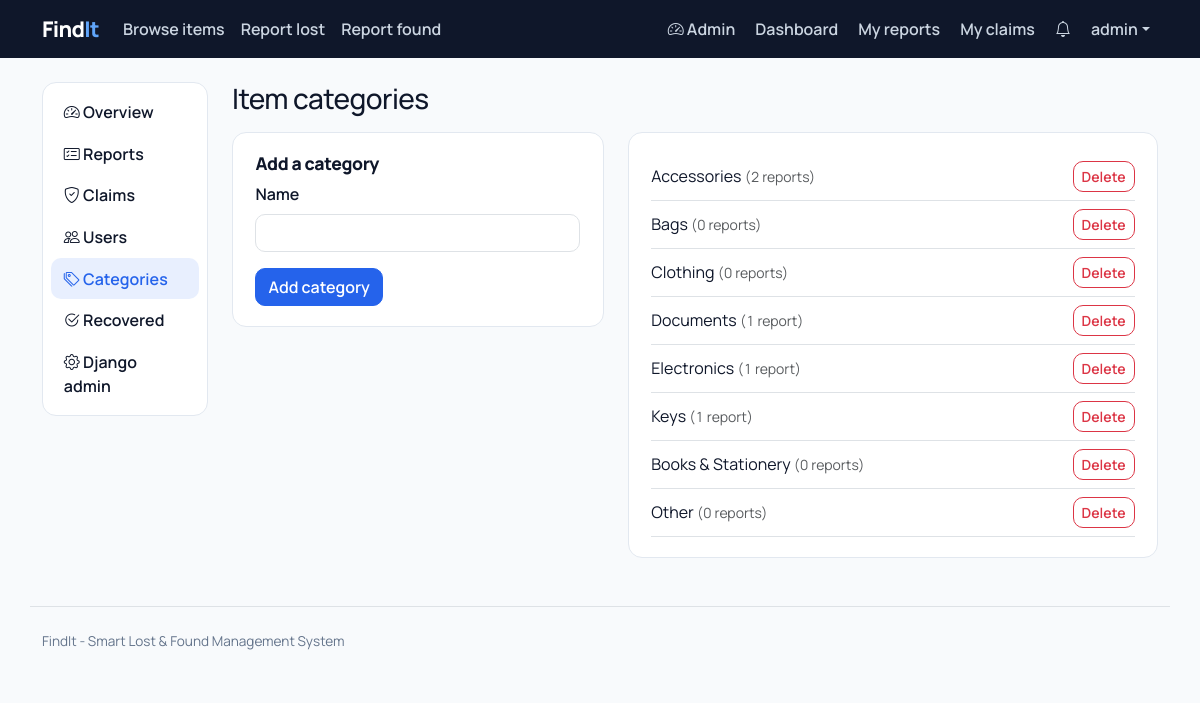
The app's page /manage/categories/ (signed in) with its own data.
### portal/models.py (models this page shows, shortened)
class Category(models.Model):
    name = models.CharField(max_length=60, unique=True)
    class Meta:
        ordering = ["name"]
        verbose_name_plural = "categories"

### portal/views.py (the view, shortened to what this page needs)
# urls.py: path("manage/categories/", views.manage_categories, name="manage_categories"),
@staff_required
def manage_categories(request):
    form = CategoryForm(request.POST or None)
    cats = Category.objects.annotate(n=Count("lostitem", distinct=True) + Count("founditem", distinct=True))
    return render(request, "manage/categories.html", {"form": form, "cats": cats})

### portal/forms.py
class CategoryForm(BootstrapMixin, forms.ModelForm):
    class Meta:
        model = Category
        fields = ["name"]
    def __init__(self, *a, **k):
        super().__init__(*a, **k)
        self._style()

### portal/context_processors.py (called while the page is built)
def notifications(request):
    if request.user.is_authenticated:
        return {"unread_count": request.user.notifications.filter(is_read=False).count()}
    return {"unread_count": 0}

### portal/forms.py (called while the page is built)
    def _style(self):
        for field in self.fields.values():
            w = field.widget
            if isinstance(w, forms.CheckboxInput):
                w.attrs["class"] = "form-check-input"
            elif isinstance(w, (forms.Select, forms.SelectMultiple)):
                w.attrs["class"] = "form-select"
            elif isinstance(w, forms.ClearableFileInput):
                w.attrs["class"] = "form-control"
            else:
                w.attrs["class"] = "form-control"

### portal/templatetags/findit_tags.py (called while the page is built)
@register.simple_tag(takes_context=True)
def active(context, *names):
    match = context["request"].resolver_match
    return "active" if match and match.url_name in names else ""

### templates/manage/categories.html (shortened to what this page needs)
{% extends "manage/base.html" %}
{% block manage %}
<h1 class="h3 mb-3">Item categories</h1>
<div class="row g-4">
  <div class="col-md-5"><form class="panel" method="post" novalidate>
    <h2>Add a category</h2>
    {% include "portal/_form.html" %}
    <button class="btn btn-primary" type="submit">Add category</button>
  </form></div>
  <div class="col-md-7"><div class="panel">
    {% for c in cats %}
      <form class="d-flex justify-content-between align-items-center border-bottom py-2" method="post">{% csrf_token %}
        <span>{{ c.name }} <span class="text-muted small">({{ c.n }} report{{ c.n|pluralize }})</span></span>
        <button class="btn btn-sm btn-outline-danger" name="delete" value="{{ c.pk }}">Delete</button>
      </form>
    {% endfor %}
  </div></div>
</div>
{% endblock %}

### templates/base.html (shortened to what this page needs)
{% load static findit_tags %}<!doctype html>
<html lang="en">
<head>
  <link href="https://cdn.jsdelivr.net/npm/bootstrap@5.3.3/dist/css/bootstrap.min.css" rel="stylesheet">
  <link href="https://cdn.jsdelivr.net/npm/bootstrap-icons@1.11.3/font/bootstrap-icons.min.css" rel="stylesheet">
  <link href="{% static 'css/style.css' %}" rel="stylesheet">
</head>
<body>
<nav class="navbar navbar-expand-lg fi-nav navbar-dark">
  <div class="container">
    <a class="navbar-brand" href="{% url 'home' %}">Find<span class="dot">It</span></a>
    <div class="collapse navbar-collapse" id="nav">
      <ul class="navbar-nav me-auto">
        <li class="nav-item"><a class="nav-link {% active 'browse' %}" href="{% url 'browse' %}">Browse items</a></li>
        <li class="nav-item"><a class="nav-link {% active 'report_lost' %}" href="{% url 'report_lost' %}">Report lost</a></li>
        <li class="nav-item"><a class="nav-link {% active 'report_found' %}" href="{% url 'report_found' %}">Report found</a></li>
      </ul>
      <ul class="navbar-nav align-items-lg-center gap-lg-1">
        {% if user.is_authenticated %}
          {% if user.is_staff %}<li class="nav-item"><a class="nav-link" href="{% url 'manage_dashboard' %}"><i class="bi bi-speedometer2"></i> Admin</a></li>{% endif %}
          <li class="nav-item"><a class="nav-link {% active 'dashboard' %}" href="{% url 'dashboard' %}">Dashboard</a></li>
          <li class="nav-item"><a class="nav-link {% active 'my_reports' %}" href="{% url 'my_reports' %}">My reports</a></li>
          <li class="nav-item"><a class="nav-link {% active 'my_claims' %}" href="{% url 'my_claims' %}">My claims</a></li>
          <li class="nav-item">
            <a class="nav-link" href="{% url 'notifications' %}" aria-label="Notifications">
              <i class="bi bi-bell"></i>{% if unread_count %} <span class="badge badge-count rounded-pill">{{ unread_count }}</span>{% endif %}
            </a>
          </li>
          <li class="nav-item dropdown">
            <a class="nav-link dropdown-toggle" href="#" data-bs-toggle="dropdown">{{ user.username }}</a>
          </li>
        {% else %}
          <li class="nav-item"><a class="nav-link" href="{% url 'login' %}">Log in</a></li>
          <li class="nav-item"><a class="btn btn-primary btn-sm ms-lg-2" href="{% url 'register' %}">Create account</a></li>
        {% endif %}
      </ul>
    </div>
  </div>
</nav>
<main class="container py-4">{% block content %}{% endblock %}</main>
<footer class="container py-4 border-top mt-4">
  FindIt - Smart Lost &amp; Found Management System
</footer>
</body>
</html>

### static/css/style.css (style rules this page uses)
:root { --fi-primary: #2563EB; --fi-primary-dark: #1D4ED8; --fi-navy: #0F172A; --fi-bg: #F8FAFC; --fi-success: #16A34A; --fi-warning: #F59E0B; --fi-border: #E2E8F0; --fi-muted: #64748B; --bs-primary: #2563EB; --bs-primary-rgb: 37, 99, 235; --bs-link-color: #2563EB; --bs-link-hover-color: #1D4ED8; --bs-body-font-family: "Manrope", system-ui, -apple-system, "Segoe UI", sans-serif; }
body { background: var(--fi-bg); color: var(--fi-navy); font-feature-settings: "tnum"; }
h1, h2, h3, h4, h5 { font-weight: 800; letter-spacing: -0.02em; }
.btn-primary { --bs-btn-bg: var(--fi-primary); --bs-btn-border-color: var(--fi-primary); --bs-btn-hover-bg: var(--fi-primary-dark); --bs-btn-hover-border-color: var(--fi-primary-dark); --bs-btn-active-bg: var(--fi-primary-dark); --bs-btn-active-border-color: var(--fi-primary-dark); --bs-btn-disabled-bg: var(--fi-primary); --bs-btn-disabled-border-color: var(--fi-primary); }
.btn, .form-control, .form-select { border-radius: 10px; }
.btn { font-weight: 600; }
.fi-nav { background: var(--fi-navy); }
.fi-nav .navbar-brand { font-weight: 800; letter-spacing: -0.03em; font-size: 1.35rem; }
.fi-nav .navbar-brand .dot { color: #60A5FA; }
.fi-nav .nav-link { color: #CBD5E1; font-weight: 600; }
.panel { background: #fff; border: 1px solid var(--fi-border); border-radius: 14px; padding: 1.25rem 1.4rem; }
.panel h2 { font-size: 1.1rem; }
footer { color: var(--fi-muted); font-size: .85rem; }

### records on screen
Category: name "Accessories", n "2", {{ c.pk }} 1 (drawn)
Category: name "Bags", n "0", {{ c.pk }} 2 (drawn)
Category: name "Clothing", n "0", {{ c.pk }} 3 (drawn)
Category: name "Documents", n "1", {{ c.pk }} 4 (drawn)
Category: name "Electronics", n "1", {{ c.pk }} 5 (drawn)
Category: name "Keys", n "1", {{ c.pk }} 6 (drawn)
Category: name "Books & Stationery", n "0", {{ c.pk }} 7 (drawn)
Category: name "Other", n "0", {{ c.pk }} 8 (drawn)

### other values on screen
{{ user.username }} "admin"
{{ field.label }} "Name"
